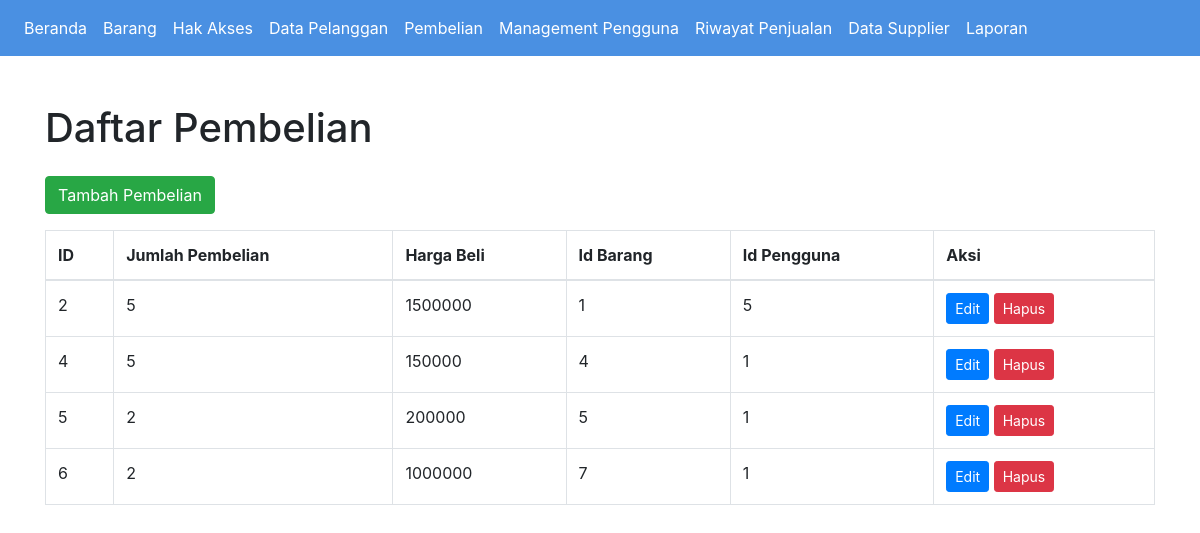
The page /pembelian/read_pembelian.php on the database its author committed.
### tables this page shows
CREATE TABLE `pembelian` (
  `IdPembelian` int(11) NOT NULL,
  `JumlahPembelian` int(15) NOT NULL,
  `HargaBeli` decimal(10,0) NOT NULL,
  `IdBarang` int(11) NOT NULL,
  `IdPengguna` int(11) NOT NULL
);

### pembelian/Pembelian.php (called while the page is built, shortened)
<?php
class Pembelian {
    private $conn;
    public function __construct($conn) {
        $this->conn = $conn;
    }
    public function read() {
        $sql = "SELECT * FROM pembelian";
        return $this->conn->query($sql);
    }
}
?>

### pembelian/read_pembelian.php (the view, shortened to what this page needs)
<?php
include '../header.php';
include 'Pembelian.php';
include '../connect.php';
$pembelian = new Pembelian($conn);
$result = $pembelian->read();
?>
<!DOCTYPE html>
<html lang="en">
<head>
    <link href="https://stackpath.bootstrapcdn.com/bootstrap/4.5.2/css/bootstrap.min.css" rel="stylesheet">
</head>
<body>
    <div class="container mt-5">
        <h1 class="mb-4">Daftar Pembelian</h1>
        <a href="create_pembelian.php" class="btn btn-success mb-3">Tambah Pembelian</a>
        <table class="table table-bordered">
            <thead>
                <tr>
                    <th>ID</th>
                    <th>Jumlah Pembelian</th>
                    <th>Harga Beli</th>
                    <th>Id Barang</th>
                    <th>Id Pengguna</th>
                    <th>Aksi</th>
                </tr>
            </thead>
            <tbody>
                <?php
                if ($result->num_rows > 0) {
                    while ($row = $result->fetch_assoc()) {
                        echo "<tr>
                            <td>".$row['IdPembelian']."</td>
                            <td>".$row['JumlahPembelian']."</td>
                            <td>".$row['HargaBeli']."</td>
                            <td>".$row['IdBarang']."</td>
                            <td>".$row['IdPengguna']."</td>
                            <td>
                                <a href='update_pembelian.php?id=".$row['IdPembelian']."' class='btn btn-primary btn-sm'>Edit</a>
                                <a href='delete_pembelian.php?id=".$row['IdPembelian']."' class='btn btn-danger btn-sm'>Hapus</a>
                            </td>
                        </tr>";
                    }
                } else {
                    echo "<tr><td colspan='6' class='text-center'>Tidak ada data</td></tr>";
                }
                ?>
            </tbody>
        </table>
    </div>
</body>
</html>

### header.php (style rules this page uses)
body { background-color: #f0f8ff; color: #333; }

### rows shown on the page
pembelian: IdPembelian "2", JumlahPembelian "5", HargaBeli "1500000", IdBarang "1", IdPengguna "5"
pembelian: IdPembelian "4", JumlahPembelian "5", HargaBeli "150000", IdBarang "4", IdPengguna "1"
pembelian: IdPembelian "5", JumlahPembelian "2", HargaBeli "200000", IdBarang "5", IdPengguna "1"
pembelian: IdPembelian "6", JumlahPembelian "2", HargaBeli "1000000", IdBarang "7", IdPengguna "1"
